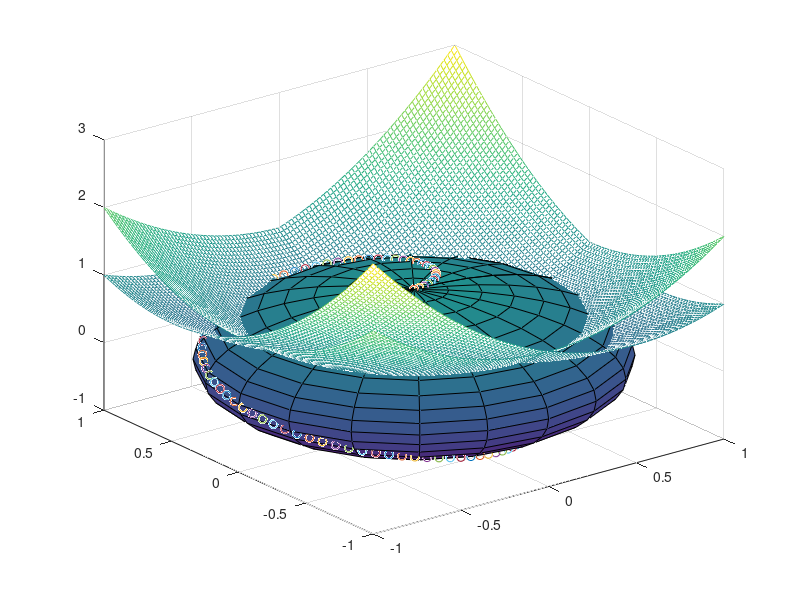

Source code (MATLAB):
# notes on meshgrid
# meshgrid replicates rows of x and cols of y, so that x and y have the same size as z
x=linspace(-2,2,5);
y=linspace(-2,2,5);
[xx,yy]=meshgrid(x,y);

# scatter3 requires the meshgrid format
[xx,yy]=meshgrid(x,y);
zz = 4-(xx.^2+yy.^2);
scatter3(xx,yy,zz);

# plot, mesh, meshc, surf, contour also allow the x,y,z format, where x and y are vectors
x=linspace(-2,2,5);
y=linspace(-2,2,5);
for i=1:size(x,2)
  for j=1:size(y,2)
    z(i,j) = 4-(x(i).^2+y(j).^2);
  end
end
plot3(x,y,z);
mesh(x,y,z)
meshc(x,y,z)
surf(x,y,z)
contour(x,y,z)
#scatter3(x,y,z)  # does not work

# cool surface made with e
x = -2:0.25:2;
y = x;
[X,Y] = meshgrid(x);
F = X.*exp(-X.^2-Y.^2);
surf(X,Y,F)

# spiral around a sphere 
# A sphere with center at the origin may also be specified in spherical coordinates by
# where theta is an azimuthal coordinate running from 0 to  2pi (longitude), phi is a polar coordinate running from 0 to pi (colatitude), and rho is the radius.
radius = 1;
theta = linspace(0,2*pi);
phi = linspace(0,pi);
x = radius .* cos(theta) .* sin(phi);
y = radius .* sin(theta) .* sin(phi);
z = radius .* cos(phi);
scatter3(x(i), y(i), z(i));
hold
for i = 1 : size(x,2)
    scatter3(x(i), y(i), z(i));
end

# unit sphere
[px,py,pz] = sphere();
surf(px,py,pz);

# quadratic, two variables
# z = x^2 + xy + y^2, two corners low, two high
x = linspace(-1,1);
y = linspace(-1,1);
for i = 1 : size(x,2)
  for j = 1 : size(y,2)
    z(i,j) = x(i).^2 + x(i)*y(j) + y(j).^2;
  end
end
mesh(x,y,z);

# z = x^2 + y^2, remove the middle term xy, perfect bowl
x = linspace(-1,1);
y = linspace(-1,1);
for i = 1 : size(x,2)
  for j = 1 : size(y,2)
    z(i,j) = x(i).^2 + y(j).^2;
  end
end
mesh(x,y,z);
